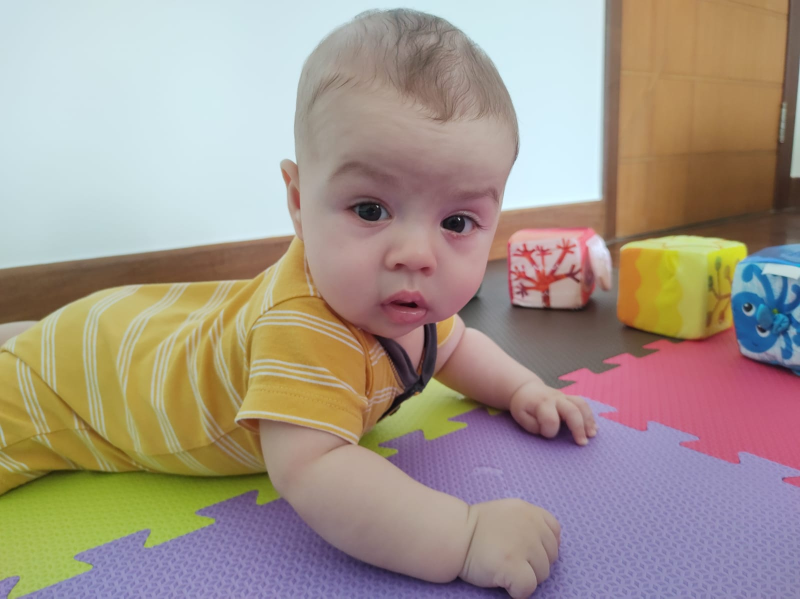
#> input picture docs/Python_Training/cientif_py/bebe_01.jpeg, 1600 x 1197 px, found by its file name (shown at 1/2 size)
$ jupyter execute class_examples__2022_04_01.ipynb
#> lines starting #> are read from the running program, lines starting #| are printed output that depends on the picture
# Numpy Intro

[cell 1]
import numpy as np

[cell 2]
np.pi

[cell 3]
list_a = [1, 1.2, 'string', True, [1,1.2, False]]
len(list_a[2])

[cell 4]
a = np.arange(5, 31, 1.5).reshape(9,2)
a.dtype

[cell 5]
a

[cell 6]
b = np.linspace(0,10, 21)
print(b)
type(b)

[cell 7]
b.argmax()
b[20]

[cell 8]
c = a[2,1]

[cell 9]
c

[cell 10]
from skimage import io
from skimage import color
from matplotlib import pyplot as plt

[cell 11]
foto = io.imread('https://github.com/255ribeiro/Algorithmic_Modeling_Special_Training/blob/master/docs/Python_Training/cientif_py/bebe_01.jpeg?raw=true')
#> foto is the input picture: shape (1197, 1600, 3); mean R, G, B 163.8, 150.3, 138.9
plt.imshow(foto)
type(foto)

[cell 12]
foto.shape
#> Out = (1197, 1600, 3)

[cell 13]
foto_filtro = np.where(foto >150, 255, 0)
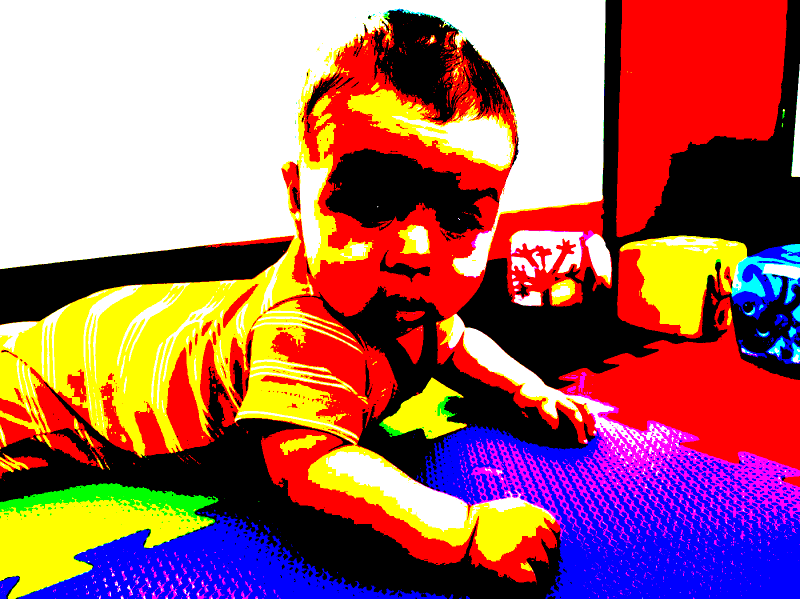
#> foto_filtro: shape (1197, 1600, 3) int64 (shown at 1/2 size); mean R, G, B 168.4, 104.8, 102.7
plt.imshow(foto_filtro)

[cell 14]
a = list(range(0,11))

[cell 15]
a

[cell 16]
a[0]

[cell 17]
b[:2]

[cell 18]
b

[cell 19]
foto_cut = foto[0:700, 550:1050]
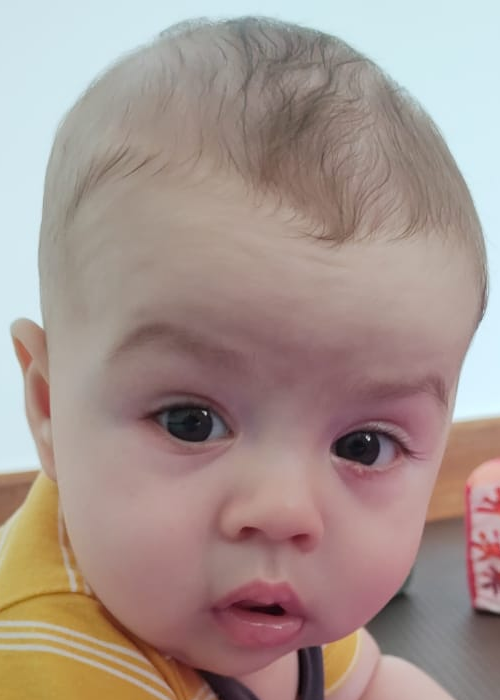
#> foto_cut: shape (700, 500, 3); mean R, G, B 165, 147, 140.8
plt.imshow(foto_cut)

## Matplotlib

[cell 20]
import matplotlib.pyplot as plt

[cell 21]
x = np.arange(-10, 11, .25)

[cell 22]
a

[cell 23]
plt.plot(np.sin(a))
plt.show()
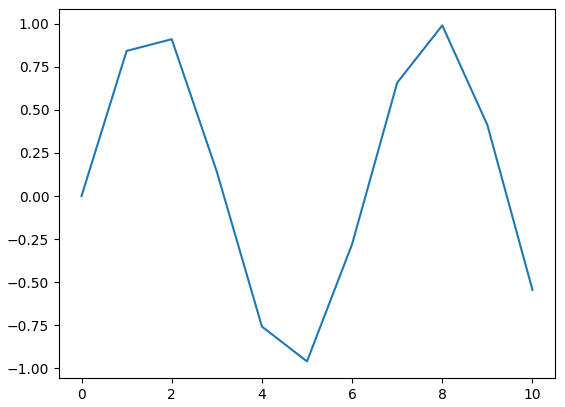
#> figure drawn by matplotlib, 1 panel; curve peaks at x = 8, y = 0.989

[cell 24]
fig, ax = plt.subplots(2, 2, figsize=(10,10))

ax[0,0].plot(np.sin(x), c='seagreen', linewidth=5)
ax[0,1].plot(np.cos(x), c='orange', linewidth=5)
ax[1,0].plot(np.log(x), c='teal', linewidth=5)
ax[1,1].plot(np.exp(x), c='firebrick', linewidth=5)
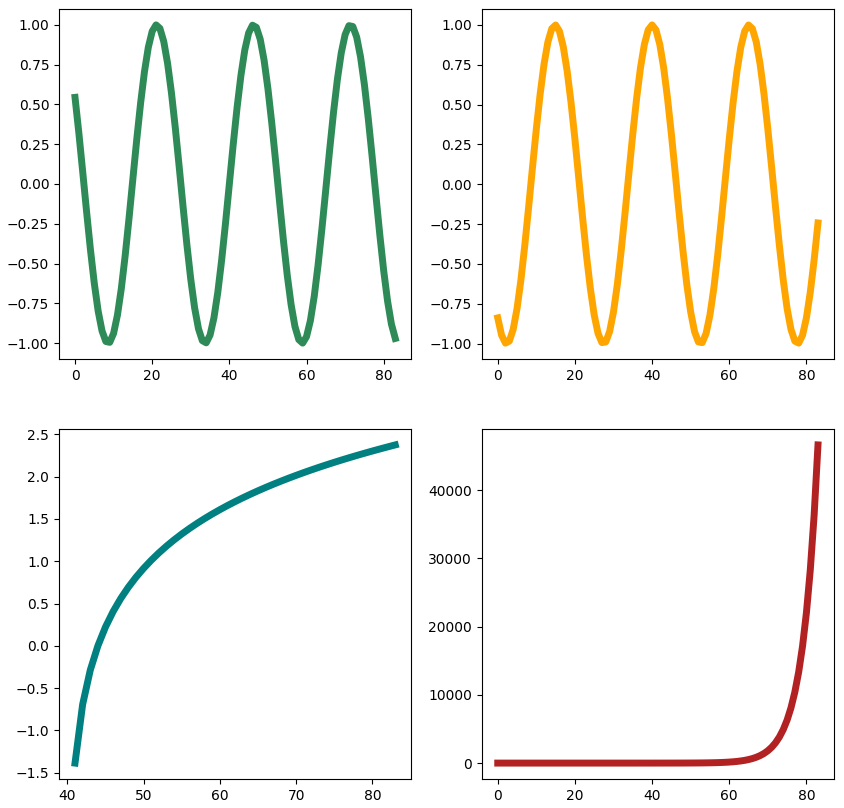
#> figure drawn by matplotlib, 4 panels; panel 1: curve peaks at x = 21, y = 0.999; panel 2: curve peaks at x = 40, y = 1; panel 4: curve peaks at x = 83, y = 46630

## Scipy

[cell 25]
import numpy as np
import matplotlib.pyplot as plt
# you may see the pyplot imports like this:
#from matplotlib import pyplot as plt
from scipy.optimize import curve_fit

[cell 26]
x = np.linspace(0,10, 21)
x

[cell 27]
y = .5*x + 10

[cell 28]
plt.scatter(x,y)
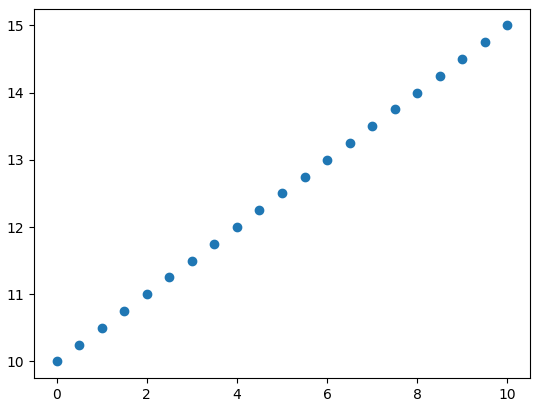
#> figure drawn by matplotlib, 1 panel

[cell 29]
y1 = np.random.uniform(low=-1, high=1, size= y.shape)*3
y1

[cell 30]
y = y + y1
y

[cell 31]
plt.scatter(x,y)
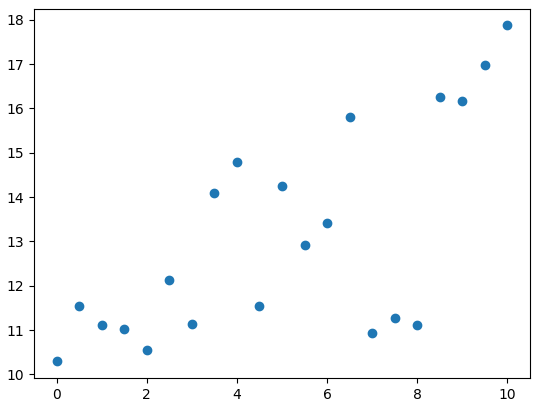
#> figure drawn by matplotlib, 1 panel

[cell 32]
# define a function
def lin_func(x, a, b):
    return x*a + b

[cell 33]
p, cov = curve_fit(lin_func, x, y )

[cell 34]
p, cov

[cell 35]
y_fit = lin_func(x, p[0], p[1])

[cell 36]
plt.scatter(x,y, marker = "o", c = 'goldenrod')
plt.plot(x,y_fit, c= 'seagreen')
plt.show()
#> figure, not shown here; curve peaks at x = 10, y = 15.75

[cell 37]
# set equally spaced axes
fig ,ax = plt.subplots()
ax.set_aspect('equal')

# the same as last plot
plt.scatter(x,y, marker = "o", c = 'goldenrod')
plt.plot(x,y_fit, c= 'seagreen')
plt.show()
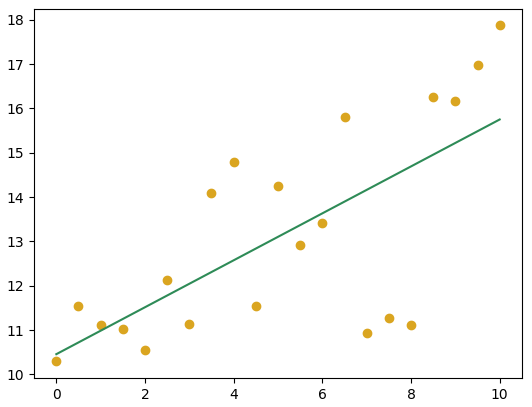
#> figure drawn by matplotlib, 1 panel; curve peaks at x = 10, y = 15.75

[cell 38]
fig ,ax= plt.subplots( figsize=(15,15))
ax.set_aspect('equal')

plt.title("Linear regression\n", fontsize=25)
plt.scatter(x,y, color="teal", s=40,label = 'Input values')
plt.plot(x,y_fit, color='orange',linewidth=2, label = 'Curve fit' )
plt.legend(loc = 'lower right')

plt.xlabel('\nvalues x', fontsize=18)
plt.ylabel('values y\n', fontsize=18)

plt.grid(axis='y', color='lightgrey', alpha = .4)
plt.grid(axis='x', color='lightgrey')
ax.set_xlim(-2,12)
ax.set_ylim(8,18)
ax.set_yticks(np.arange(8,18, 2))
ax.set_xticks(np.arange(-2,13, 2))


plt.savefig( 'Exemplo_reg_lin' + '.png', format ='png',  bbox_inches='tight')
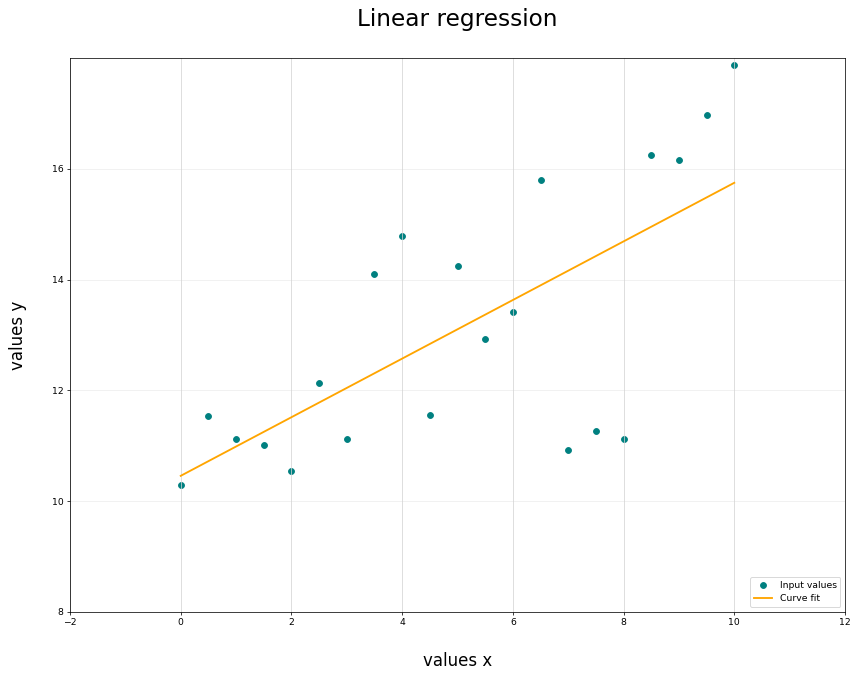
#> figure drawn by matplotlib, 1 panel; curve peaks at x = 10, y = 15.75
